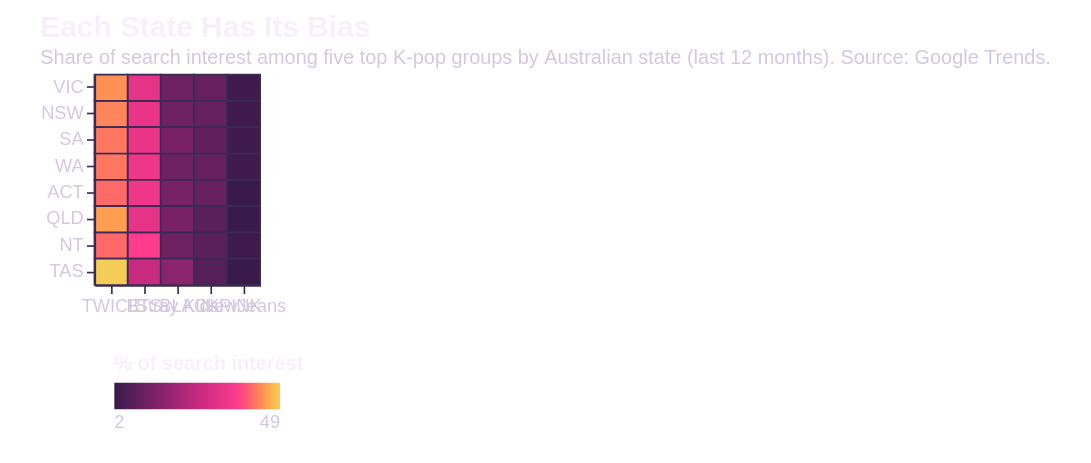

Write the Vega-Lite specification saved for this chart.
### Vega-Lite specification from a JSON file in a GitHub repository (floating-point values rounded to 4 significant figures)
{"title": {"text": "Each State Has Its Bias", "subtitle": "Share of search interest among five top K-pop groups by Australian state (last 12 months). Source: Google Trends.", "anchor": "start", "fontSize": 18, "subtitleFontSize": 12, "subtitleColor": "#d4c7e0"}, "width": "container", "height": 280, "autosize": {"type": "fit-x", "contains": "padding"}, "config": {"view": {"stroke": null}, "axis": {"labelFontSize": 11, "titleFontSize": 12, "labelColor": "#d4c7e0", "titleColor": "#f7f0fa", "tickColor": "#3a2a55", "domainColor": "#3a2a55", "gridColor": "#26193e"}, "legend": {"orient": "bottom", "titleFontSize": 12, "labelFontSize": 11, "padding": 12, "offset": 12, "columns": 0, "labelColor": "#d4c7e0", "titleColor": "#f7f0fa"}, "background": "transparent", "title": {"color": "#f7f0fa", "subtitleColor": "#d4c7e0"}, "header": {"labelColor": "#f0e9f5", "titleColor": "#f0e9f5", "labelFontSize": 13, "labelFontWeight": "bold"}}, "data": {"values": [{"state": "NSW", "group": "BTS", "share": 33}, {"state": "NSW", "group": "BLACKPINK", "share": 10}, {"state": "NSW", "group": "TWICE", "share": 43}, {"state": "NSW", "group": "NewJeans", "share": 3}, {"state": "NSW", "group": "Stray Kids", "share": 11}, {"state": "VIC", "group": "BTS", "share": 32}, {"state": "VIC", "group": "BLACKPINK", "share": 10}, {"state": "VIC", "group": "TWICE", "share": 44}, {"state": "VIC", "group": "NewJeans", "share": 3}, {"state": "VIC", "group": "Stray Kids", "share": 11}, {"state": "ACT", "group": "BTS", "share": 34}, {"state": "ACT", "group": "BLACKPINK", "share": 10}, {"state": "ACT", "group": "TWICE", "share": 41}, {"state": "ACT", "group": "NewJeans", "share": 2}, {"state": "ACT", "group": "Stray Kids", "share": 13}, {"state": "WA", "group": "BTS", "share": 34}, {"state": "WA", "group": "BLACKPINK", "share": 10}, {"state": "WA", "group": "TWICE", "share": 42}, {"state": "WA", "group": "NewJeans", "share": 3}, {"state": "WA", "group": "Stray Kids", "share": 11}, {"state": "SA", "group": "BTS", "share": 33}, {"state": "SA", "group": "BLACKPINK", "share": 9}, {"state": "SA", "group": "TWICE", "share": 42}, {"state": "SA", "group": "NewJeans", "share": 3}, {"state": "SA", "group": "Stray Kids", "share": 13}, {"state": "NT", "group": "BTS", "share": 37}, {"state": "NT", "group": "BLACKPINK", "share": 8}, {"state": "NT", "group": "TWICE", "share": 41}, {"state": "NT", "group": "NewJeans", "share": 3}, {"state": "NT", "group": "Stray Kids", "share": 11}, {"state": "QLD", "group": "BTS", "share": 32}, {"state": "QLD", "group": "BLACKPINK", "share": 8}, {"state": "QLD", "group": "TWICE", "share": 45}, {"state": "QLD", "group": "NewJeans", "share": 2}, {"state": "QLD", "group": "Stray Kids", "share": 13}, {"state": "TAS", "group": "BTS", "share": 26}, {"state": "TAS", "group": "BLACKPINK", "share": 7}, {"state": "TAS", "group": "TWICE", "share": 49}, {"state": "TAS", "group": "NewJeans", "share": 2}, {"state": "TAS", "group": "Stray Kids", "share": 16}]}, "mark": {"type": "rect", "stroke": "#3a2a55", "strokeWidth": 1}, "encoding": {"x": {"field": "group", "type": "nominal", "title": null, "axis": {"labelAngle": 0}, "sort": ["TWICE", "BTS", "Stray Kids", "BLACKPINK", "NewJeans"]}, "y": {"field": "state", "type": "nominal", "title": null, "sort": ["VIC", "NSW", "SA", "WA", "ACT", "QLD", "NT", "TAS"]}, "color": {"field": "share", "type": "quantitative", "title": "% of search interest", "scale": {"range": ["#3a1a4a", "#7d2266", "#c52a7e", "#ff3b8c", "#f4cd56"], "interpolate": "hcl"}, "legend": {"orient": "bottom"}}, "tooltip": [{"field": "state", "title": "State"}, {"field": "group", "title": "Group"}, {"field": "share", "title": "Share", "format": ".0f"}]}, "$schema": "https://vega.github.io/schema/vega-lite/v5.json", "padding": {"left": 24, "right": 24, "top": 8, "bottom": 8}}
